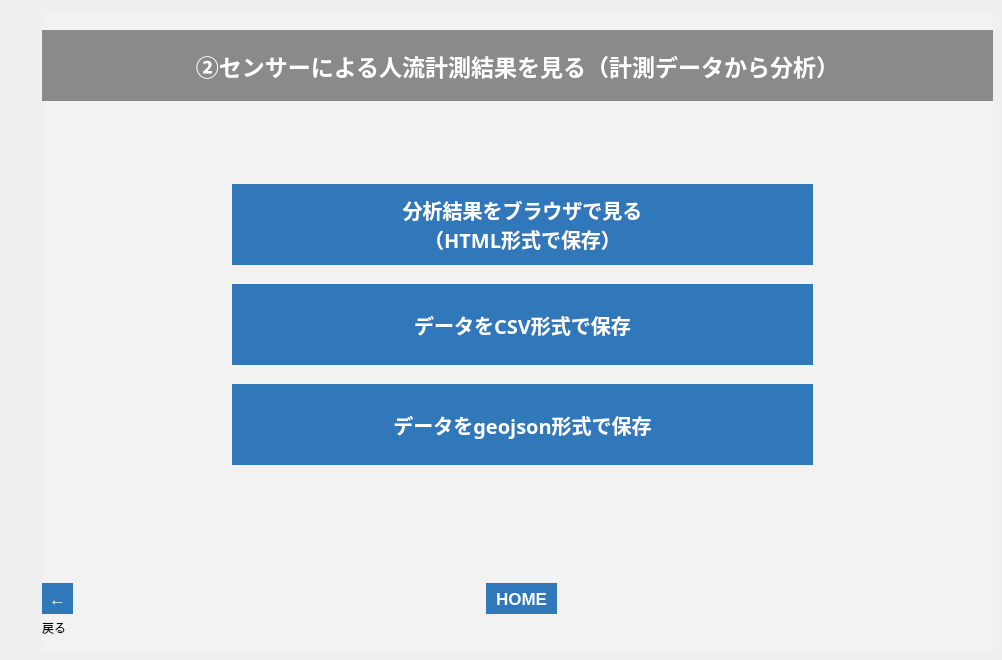
   <widget class="QWidget" name="tab_16">
    <attribute name="title">
     <string>002_6</string>
    </attribute>
    <widget class="QFrame" name="frame_17">
     <property name="geometry">
      <rect>
       <x>42</x>
       <y>10</y>
       <width>951</width>
       <height>641</height>
      </rect>
     </property>
     <property name="styleSheet">
      <string notr="true">background-color: rgb(242, 242, 242);</string>
     </property>
     <property name="frameShape">
      <enum>QFrame::NoFrame</enum>
     </property>
     <property name="frameShadow">
      <enum>QFrame::Plain</enum>
     </property>
     <property name="lineWidth">
      <number>0</number>
     </property>
     <widget class="QLabel" name="label_85">
      <property name="geometry">
       <rect>
        <x>0</x>
        <y>610</y>
        <width>50</width>
        <height>16</height>
       </rect>
      </property>
      <property name="text">
       <string>戻る</string>
      </property>
     </widget>
     <widget class="QToolButton" name="btn_002_6_b">
      <property name="geometry">
       <rect>
        <x>0</x>
        <y>573</y>
        <width>31</width>
        <height>31</height>
       </rect>
      </property>
      <property name="font">
       <font>
        <pointsize>13</pointsize>
        <weight>75</weight>
        <bold>true</bold>
       </font>
      </property>
      <property name="styleSheet">
       <string notr="true">background-color: rgb(48,120,186);
color: rgb(255, 255, 255);
border: none;</string>
      </property>
      <property name="text">
       <string>←</string>
      </property>
     </widget>
     <widget class="QLabel" name="label_86">
      <property name="geometry">
       <rect>
        <x>0</x>
        <y>20</y>
        <width>951</width>
        <height>71</height>
       </rect>
      </property>
      <property name="font">
       <font>
        <family>游ゴシック</family>
        <pointsize>17</pointsize>
        <weight>75</weight>
        <bold>true</bold>
       </font>
      </property>
      <property name="styleSheet">
       <string notr="true">background-color: rgb(138, 138, 138);
color: rgb(255, 255, 255);</string>
      </property>
      <property name="text">
       <string>②センサーによる人流計測結果を見る（計測データから分析）</string>
      </property>
      <property name="alignment">
       <set>Qt::AlignCenter</set>
      </property>
     </widget>
     <widget class="QLabel" name="lbl_002_07_msg_status">
      <property name="geometry">
       <rect>
        <x>350</x>
        <y>420</y>
        <width>251</width>
        <height>81</height>
       </rect>
      </property>
      <property name="font">
       <font>
        <family>游ゴシック</family>
        <pointsize>14</pointsize>
        <weight>75</weight>
        <bold>true</bold>
       </font>
      </property>
      <property name="styleSheet">
       <string notr="true">border-color: rgb(220, 220, 220);</string>
      </property>
      <property name="frameShape">
       <enum>QFrame::Box</enum>
      </property>
      <property name="lineWidth">
       <number>0</number>
      </property>
      <property name="midLineWidth">
       <number>0</number>
      </property>
      <property name="text">
       <string/>
      </property>
      <property name="alignment">
       <set>Qt::AlignCenter</set>
      </property>
     </widget>
     <widget class="QToolButton" name="btn_home_12">
      <property name="geometry">
       <rect>
        <x>444</x>
        <y>573</y>
        <width>71</width>
        <height>31</height>
       </rect>
      </property>
      <property name="font">
       <font>
        <pointsize>13</pointsize>
        <weight>75</weight>
        <bold>true</bold>
       </font>
      </property>
      <property name="styleSheet">
       <string notr="true">background-color: rgb(48,120,186);
color: rgb(255, 255, 255);
border: none;</string>
      </property>
      <property name="text">
       <string>HOME</string>
      </property>
     </widget>
     <widget class="QPushButton" name="btn_export_csv_002">
      <property name="geometry">
       <rect>
        <x>190</x>
        <y>274</y>
        <width>581</width>
        <height>81</height>
       </rect>
      </property>
      <property name="font">
       <font>
        <family>游ゴシック</family>
        <pointsize>15</pointsize>
        <weight>75</weight>
        <bold>true</bold>
       </font>
      </property>
      <property name="autoFillBackground">
       <bool>false</bool>
      </property>
      <property name="styleSheet">
       <string notr="true">background-color: rgb(48,120,186);
color: rgb(255, 255, 255);
border: none;</string>
      </property>
      <property name="text">
       <string>データをCSV形式で保存</string>
      </property>
     </widget>
     <widget class="QPushButton" name="btn_export_geojson_002">
      <property name="geometry">
       <rect>
        <x>190</x>
        <y>374</y>
        <width>581</width>
        <height>81</height>
       </rect>
      </property>
      <property name="font">
       <font>
        <family>游ゴシック</family>
        <pointsize>15</pointsize>
        <weight>75</weight>
        <bold>true</bold>
       </font>
      </property>
      <property name="autoFillBackground">
       <bool>false</bool>
      </property>
      <property name="styleSheet">
       <string notr="true">background-color: rgb(48,120,186);
color: rgb(255, 255, 255);
border: none;</string>
      </property>
      <property name="text">
       <string>データをgeojson形式で保存</string>
      </property>
     </widget>
     <widget class="QPushButton" name="btn_export_html_002">
      <property name="geometry">
       <rect>
        <x>190</x>
        <y>174</y>
        <width>581</width>
        <height>81</height>
       </rect>
      </property>
      <property name="font">
       <font>
        <family>游ゴシック</family>
        <pointsize>15</pointsize>
        <weight>75</weight>
        <bold>true</bold>
       </font>
      </property>
      <property name="autoFillBackground">
       <bool>false</bool>
      </property>
      <property name="styleSheet">
       <string notr="true">background-color: rgb(48,120,186);
color: rgb(255, 255, 255);
border: none;</string>
      </property>
      <property name="text">
       <string>分析結果をブラウザで見る
（HTML形式で保存）</string>
      </property>
     </widget>
    </widget>
   </widget>
